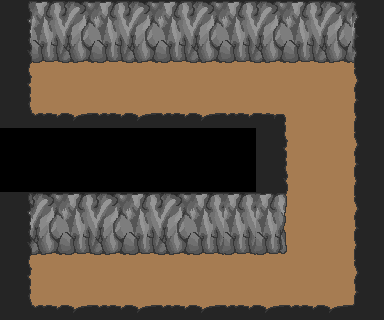

Below is a game level as drawn by its tile map, then a one-line description and the .tmx that defines it (tile-layer data replaced by summaries):
An orthogonal 12x10 tile map with 32x32 px tiles, 2 tile layers (Tile Layer 1, Tile Layer 2) and 5 objects (player, exit).

<map version="1.0" orientation="orthogonal" width="12" height="10" tilewidth="32" tileheight="32">
 <tileset firstgid="1" source="tileset.tsx" />
 <layer name="Tile Layer 1" width="12" height="10">
  <properties>
   <property name="background" value="true" />
  </properties>
  <data>[120 cells, 104 non-empty, 4 distinct tile ids]</data>
 </layer>
 <layer name="Tile Layer 2" width="12" height="10">
  <data>[120 cells, 74 non-empty, 19 distinct tile ids]</data>
 </layer>
 <objectgroup name="Lights" width="12" height="10">
  <object x="288" y="128" width="64" height="64">
   <properties>
    <property name="flickering" value="true" />
    <property name="small" value="true" />
   </properties>
  </object>
 </objectgroup>
 <objectgroup name="Spawn" width="12" height="10">
  <object name="player" x="32" y="64" width="64" height="64" />
  <object name="exit" x="32" y="256" width="64" height="64" />
 </objectgroup>
 <objectgroup name="Collision" width="12" height="10">
  <object x="32" y="0" width="320" height="64" />
  <object x="32" y="128" width="256" height="128" />
 </objectgroup>
</map>